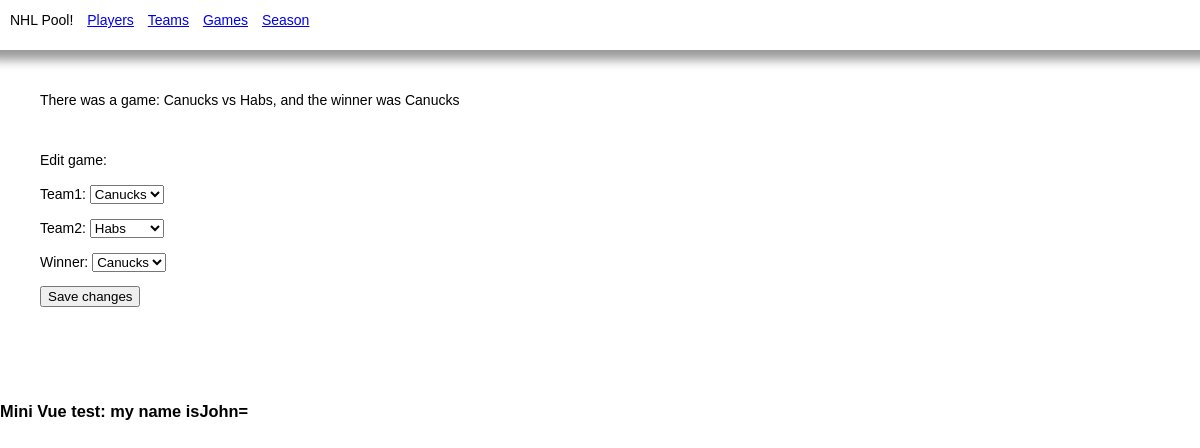
The page /editgame19 on the database its author committed.
### polls/models.py (models this page shows, shortened)
class Game(models.Model):
    team1 = models.ForeignKey(Team, related_name='team1', on_delete=models.DO_NOTHING)
    team2 = models.ForeignKey(Team, related_name='team2', on_delete=models.DO_NOTHING)
    winner = models.ForeignKey(Team, related_name='winner', on_delete=models.DO_NOTHING)

class Team(models.Model):
    name = models.CharField(max_length=200, unique=True)
    imageFileName = models.CharField(max_length=200, default="file.jpg")
    objects = TeamManager()
    def __str__(self) -> str:
        return self.name

### polls/views.py (the view)
# urls.py: path("editgame<int:id>", views.editgame, name='editgame'),
def editgame(request, id):
    gm = Game.objects.get(id=id)
    if request.method == 'POST':
        form = CreateNewGame(request.POST, instance=gm)
        msg = ""
        if(form.is_valid()):
            tempGame = form.save(commit=False)
            msg = tempGame.statusMessage
            if(msg == "OK"):
                form.save()
        context = { 'game': gm, 'form': form, 'msg': msg }
        return render(request, 'polls/game.html', context)
    else:
        form = CreateNewGame(instance=gm)
        context = { 'game': gm, 'form': form }
        return render(request, 'polls/game.html', context)

### polls/forms.py
class CreateNewGame(forms.ModelForm):
    class Meta:
        model = Game
        fields = ["team1", "team2", "winner"]
    team1 = forms.ModelChoiceField(queryset=Team.objects.all().order_by('name'))
    team2 = forms.ModelChoiceField(queryset=Team.objects.all().order_by('name'))
    winner = forms.ModelChoiceField(queryset=Team.objects.all().order_by('name'))

### polls/templates/polls/game.html (shortened to what this page needs)
{% extends 'polls/base.html' %}
{% block content %}
There was a game:
{{ game.team1 }} vs {{ game.team2 }}, and the winner was {{ game.winner }}
<br><br><br>
    Edit game:
    <form method="post" action="#">
        {{form.as_p}}
        <button type="submit" name="save">Save changes</button>
    </form>
<br><br>
{% endblock %}

### polls/static/polls/styles.css (style rules this page uses)
body { margin:0px; font-family: arial; line-height:20px; font-size:14px; }

### rows shown on the page
Game: team1 "Canucks", team2 "Habs", winner "Canucks"
